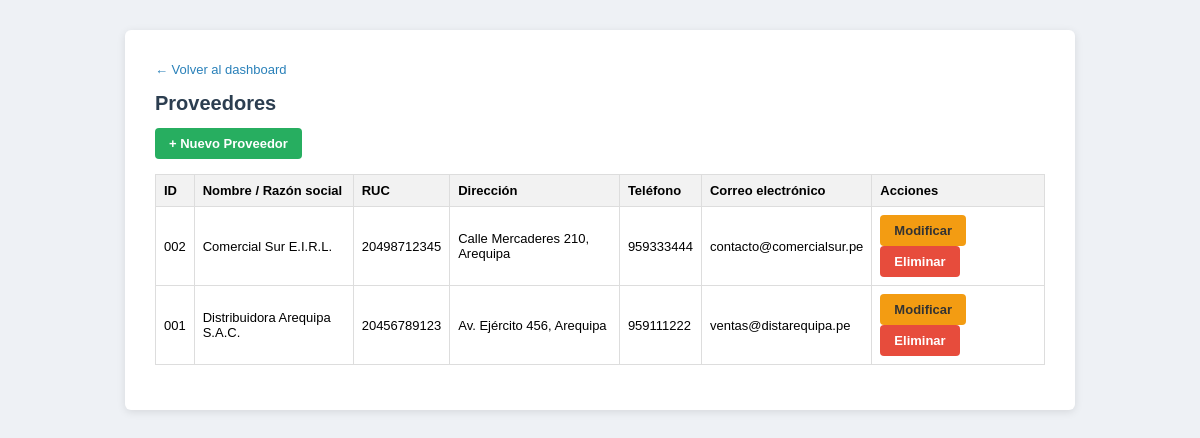
Screenshot of /archivos/proveedor.php (signed in) with the database file from the repository.
### tables this page shows
CREATE TABLE Proveedores (
    idproveedor    VARCHAR(3)   NOT NULL,
    nomproveedor   VARCHAR(128) NOT NULL,
    rucproveedor   VARCHAR(11)  NULL,
    dirproveedor   VARCHAR(128) NULL,
    telproveedor   VARCHAR(9)   NULL,
    emailproveedor VARCHAR(64)  NULL,
    PRIMARY KEY (idproveedor)
);

### conexion/funciones.php (called while the page is built, shortened)
<?php
function escapar($html) {
    return htmlspecialchars((string)$html, ENT_QUOTES, 'UTF-8');
}

### archivos/proveedor.php (the view, shortened to what this page needs)
<?php
require_once "../conexion/conexion.php";
require_once "../conexion/funciones.php";
$resultado = mysqli_query($conexion, "SELECT idproveedor, nomproveedor, rucproveedor, dirproveedor, telproveedor, emailproveedor FROM Proveedores ORDER BY nomproveedor");
?>
<!DOCTYPE html>
<html lang="es">
<head>
</head>
<body>
<div class="contenedor">
    <a class="volver" href="../dashboard.php">&larr; Volver al dashboard</a>
    <h1>Proveedores</h1>
    <a class="btn btn-verde nuevo-btn" href="nuevo_proveedor.php">+ Nuevo Proveedor</a>
    <table>
        <thead>
            <tr>
                <th>ID</th>
                <th>Nombre / Razón social</th>
                <th>RUC</th>
                <th>Dirección</th>
                <th>Teléfono</th>
                <th>Correo electrónico</th>
                <th>Acciones</th>
            </tr>
        </thead>
        <tbody>
            <?php while ($fila = mysqli_fetch_assoc($resultado)): ?>
            <tr>
                <td><?php echo escapar($fila['idproveedor']); ?></td>
                <td><?php echo escapar($fila['nomproveedor']); ?></td>
                <td><?php echo escapar($fila['rucproveedor']); ?></td>
                <td><?php echo escapar($fila['dirproveedor']); ?></td>
                <td><?php echo escapar($fila['telproveedor']); ?></td>
                <td><?php echo escapar($fila['emailproveedor']); ?></td>
                <td class="acciones">
                    <a class="btn btn-amarillo" href="modificar_proveedor.php?id=<?php echo urlencode($fila['idproveedor']); ?>">Modificar</a>
                    <a class="btn btn-rojo" href="confirmar_eliminar.php?entidad=proveedor&id=<?php echo urlencode($fila['idproveedor']); ?>">Eliminar</a>
                </td>
            </tr>
            <?php endwhile; ?>
        </tbody>
    </table>
</div>
</body>
</html>

### archivos/proveedor.php (style rules this page uses)
* { box-sizing: border-box; }
body { font-family: Arial, Helvetica, sans-serif; background-color: #eef1f5; margin: 0; padding: 30px 15px; }
.contenedor { max-width: 950px; margin: 0 auto; background-color: #ffffff; padding: 30px; border-radius: 6px; box-shadow: 0 2px 8px rgba(0,0,0,0.1); }
h1 { color: #2c3e50; font-size: 20px; margin-top: 0; }
a.volver { display: inline-block; margin-bottom: 15px; color: #2980b9; text-decoration: none; font-size: 13px; }
table { border-collapse: collapse; width: 100%; margin-bottom: 15px; }
table th, table td { border: 1px solid #ddd; padding: 8px; font-size: 13px; text-align: left; }
table th { background-color: #f2f2f2; }
.btn { padding: 8px 14px; border: none; border-radius: 4px; font-size: 13px; font-weight: bold; cursor: pointer; color: #ffffff; text-decoration: none; display: inline-block; }
.btn-verde { background-color: #27ae60; }
.btn-amarillo { background-color: #f39c12; color: #333333; }
.btn-rojo { background-color: #e74c3c; }
.nuevo-btn { margin-bottom: 15px; }
.acciones a { margin-right: 6px; }

### rows the page displays
proveedores: idproveedor "002", nomproveedor "Comercial Sur E.I.R.L.", rucproveedor "20498712345", dirproveedor "Calle Mercaderes 210, Arequipa", telproveedor "959333444", emailproveedor "contacto@comercialsur.pe"
proveedores: idproveedor "001", nomproveedor "Distribuidora Arequipa S.A.C.", rucproveedor "20456789123", dirproveedor "Av. Ejército 456, Arequipa", telproveedor "959111222", emailproveedor "ventas@distarequipa.pe"
